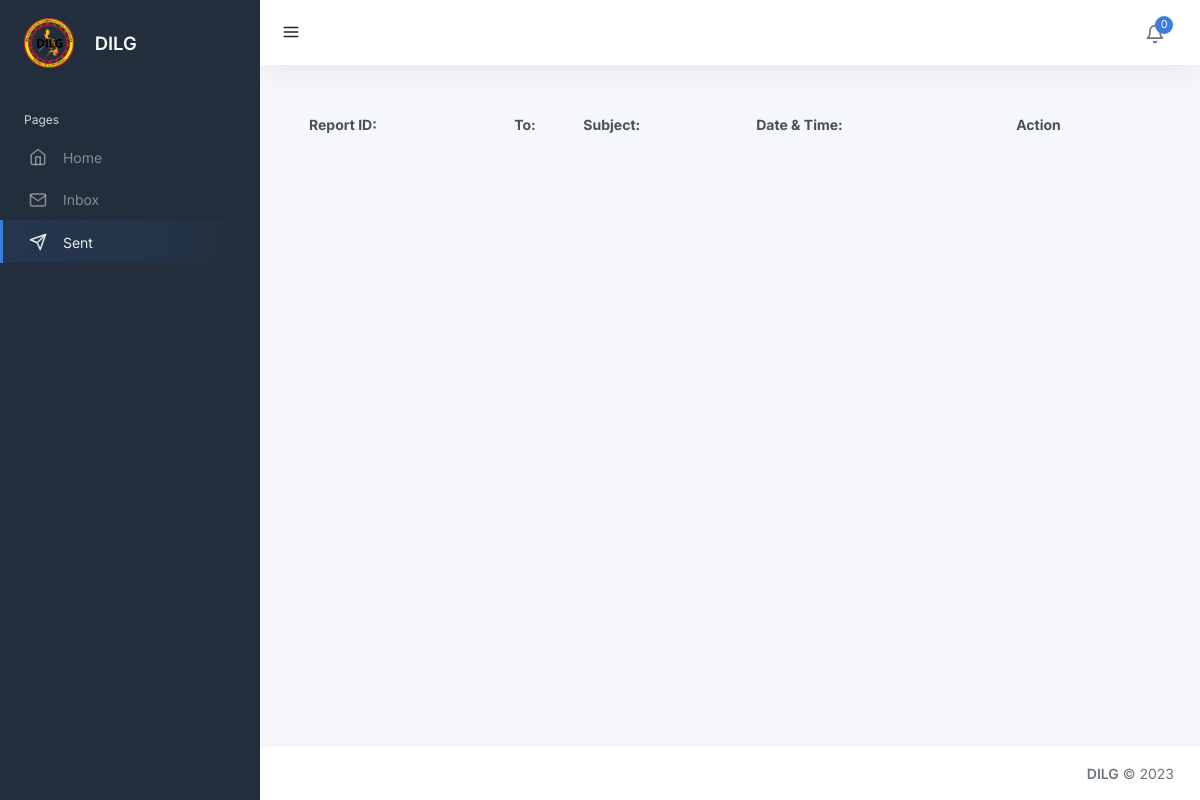
/users/sent-reports.php, run on an earlier commit of the app's database.
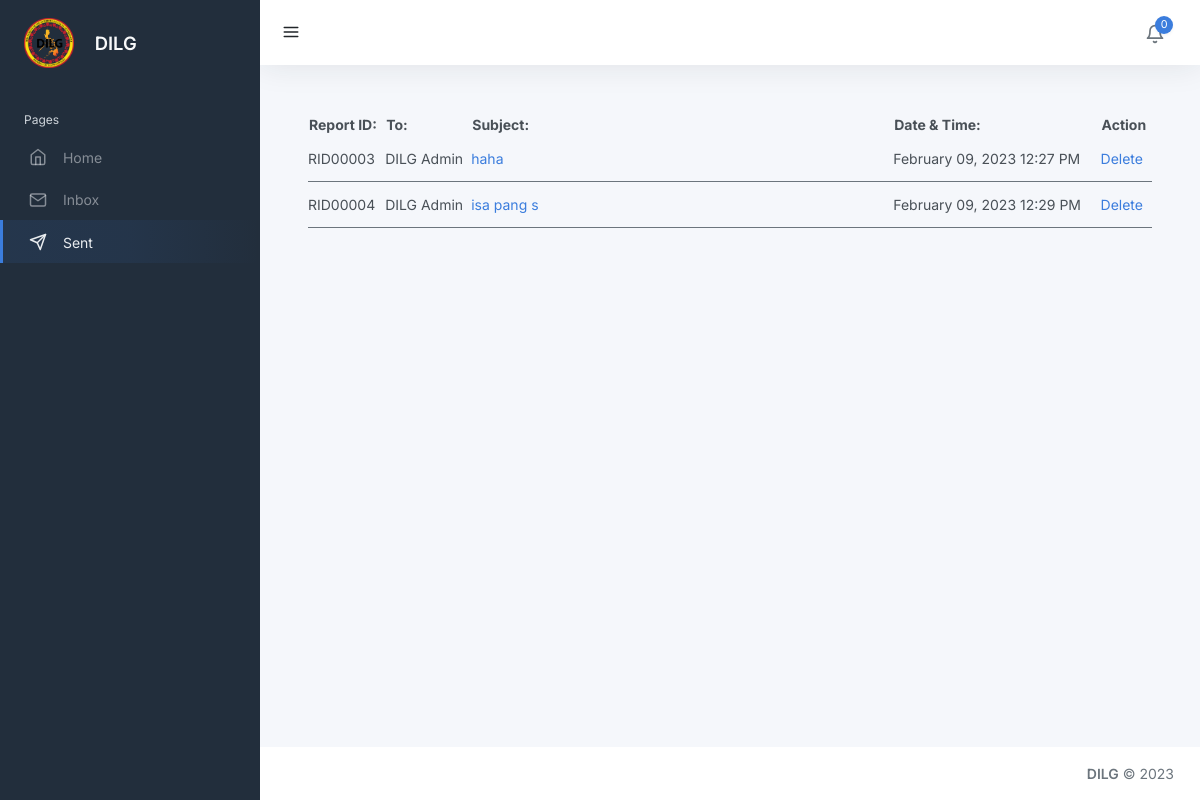
And on a later commit of the database.
### tables this page shows
CREATE TABLE `sent` (
  `id` int(11) NOT NULL,
  `report_id` varchar(50) NOT NULL,
  `to_user` varchar(50) NOT NULL,
  `from_user` varchar(50) NOT NULL,
  `subject` varchar(50) NOT NULL,
  `opr` varchar(100) NOT NULL,
  `message` longtext NOT NULL,
  `duration` varchar(50) NOT NULL,
  `status` int(225) NOT NULL,
  `pdf_files` blob NOT NULL,
  `notif_status` int(11) NOT NULL,
  `date_start` datetime NOT NULL,
  `date_end` datetime NOT NULL,
  `deadline` int(11) NOT NULL,
  `date_time_acknowledge` varchar(100) NOT NULL,
  `date_created` date NOT NULL,
  `time_created` time NOT NULL,
  `date_updated` date NOT NULL,
  `time_updated` time NOT NULL
);

### users/sent-reports.php (the view, shortened to what this page needs)
<?php
include('../connection.php');
$barangay = $_SESSION['barangay'];
?>
<!DOCTYPE html>
<html lang="en">
<head>
	<link href="../src/css/template-2.css" rel="stylesheet">
	<link href="../src/css/preloader.css" rel="stylesheet">
</head>
<body>
	<div class="wrapper">
		<nav id="sidebar" class="sidebar js-sidebar">
			<div class="sidebar-content js-simplebar">
				<a class="sidebar-brand" href="index.html">
          <img src="../src/img/dilg.png" height="50" alt="">
          <span class="ms-3 align-middle">DILG</span>
        </a>
				<ul class="sidebar-nav">
					<li class="sidebar-header">
						Pages
					</li>
					<li class="sidebar-item">
						<a class="sidebar-link" href="home.php">
              <i class="align-middle" data-feather="home"></i> <span class="align-middle">Home</span>
            </a>
					</li>
					<li class="sidebar-item">
						<a class="sidebar-link" href="view-report.php">
              <i class="align-middle" data-feather="mail"></i> <span class="align-middle">Inbox</span>
            </a>
					</li>
					<li class="sidebar-item active">
						<a class="sidebar-link" href="sent-reports.php">
              <i class="align-middle" data-feather="send"></i> <span class="align-middle">Sent</span>
            </a>
					</li>
				</ul>
			</div>
		</nav>
		<div class="main">
			<nav class="navbar navbar-expand navbar-light navbar-bg">
				<a class="sidebar-toggle js-sidebar-toggle">
                    <i class="align-self-center text-dark" data-feather="menu"></i>
                </a>
				<div class="navbar-collapse collapse">
					<ul class="navbar-nav navbar-align">
					<li class="nav-item dropdown">
							<a class="nav-icon dropdown-toggle" href="#" id="alertsDropdown" data-bs-toggle="dropdown">
							<?php
								$query_number_notif = "SELECT * FROM reports WHERE to_user = '$barangay' AND notif_status = '0'";
								$run_number_notif = mysqli_query($conn,$query_number_notif);
								$num_of_notifs = mysqli_num_rows($run_number_notif);
							?>
								<div class="position-relative">
									<i class="align-middle" data-feather="bell"></i>
									<span class="indicator"><?php echo $num_of_notifs?></span>
								</div>
							</a>
						</li>
					</ul>
				</div>
			</nav>
			<main class="content">
				<div class="container-fluid p-0">
					<div class="row">
						<div class="col-xl-12 col-xxl-12 d-flex">
							<div class="w-100">
								<div class="row">
									<div class="col-lg-12">
										<table class="w-100">
											<thead>
												<tr>
													<th>Report ID:</th>
													<th>To:</th>
													<th>Subject:</th>
													<th>Date & Time:</th>
													<th>Action</th>
												</tr>
											</thead>
											<tbody id="result_sent">
												<?php
												$query_sent_reports = "SELECT * FROM sent WHERE to_user ='1'";
												$run_reports = mysqli_query($conn, $query_sent_reports);
												if (mysqli_num_rows($run_reports) > 0) {
													foreach ($run_reports as $row) {
												?>
														<tr class="border-bottom border-secondary">
															<td><?php echo $row['report_id'] ?></td>
															<td>
																<?php
																	if($row['to_user'] == '1'){
																		echo "DILG Admin";
																	}
																?>
															</td>
															<td style="width: 50%;"><a href="view-single-report.php?report_id=<?php echo $row['report_id'] ?>"><?php echo $row['subject'] ?></a></td>
															<td>
																<?php
																$date = date_create($row['date_created']);
																echo date_format($date, "F d, Y") . " " . date("G:i A", strtotime($row['time_created']));
																?>
															</td>
															<td><a href="delete-sent.php?report_id=<?php echo $row['report_id'] ?>">Delete</a></td>
														</tr>
												<?php
													}
												}
												?>
											</tbody>
										</table>
									</div>
								</div>
							</div>
						</div>
					</div>
				</div>
			</main>
			<footer class="footer">
				<div class="container-fluid">
					<div class="row text-muted">
						<div class="col-12 text-end">
							<p class="mb-0 text-muted">
								<strong>DILG</strong> &copy; 2023
							</p>
						</div>
					</div>
				</div>
			</footer>
		</div>
	</div>
</body>
</html>

### users/sent-reports.php (style rules this page uses)
td { padding: 12px 0; }

What changed in the data, as far as the page shows it:
added sent: report "RID00003", to_user "DILG Admin", subject "haha", date_created "February 09, 2023", time_created "12:27 PM"
added sent: report "RID00004", to_user "DILG Admin", subject "isa pang s", date_created "February 09, 2023", time_created "12:29 PM"
